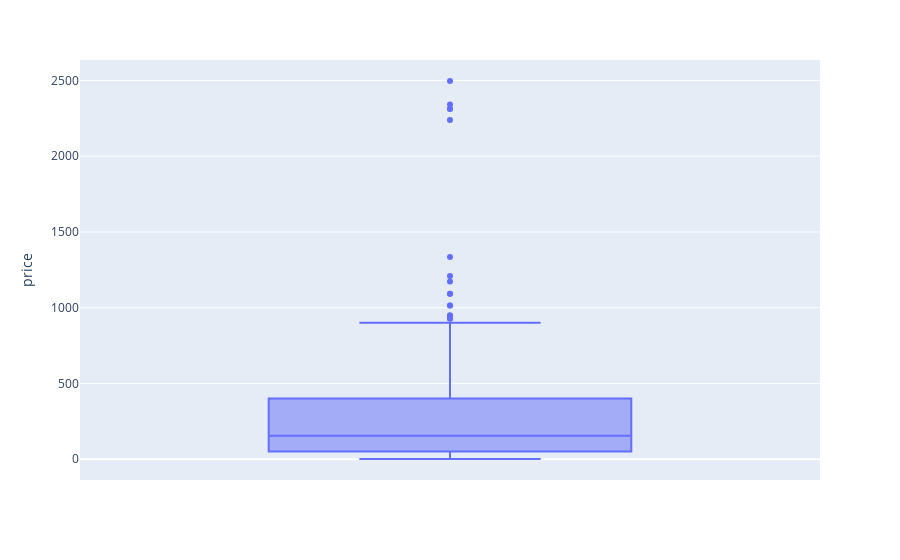

Notebook code cell kept with this figure:
### Markdown cell above
The price-column is indicating the price of a product_id. In the following plot you can see the general distribution of the price in the dataset.

### Code cell
px.box(sdf_raw.toPandas(), y="price")

### Figure 1 — Plotly figure (JSON) as saved in the notebook; plotly's stock layout.template omitted (floating-point values rounded to 4 significant figures; data arrays with more than 128 entries replaced by an {"elided": "..."} marker saying what was removed)
{"data": [{"alignmentgroup": "True", "hovertemplate": "price=%{y}<extra></extra>", "legendgroup": "", "marker": {"color": "#636efa"}, "name": "", "notched": false, "offsetgroup": "", "orientation": "v", "showlegend": false, "type": "box", "x0": " ", "xaxis": "x", "y": {"elided": "217 float values"}, "y0": " ", "yaxis": "y"}], "layout": {"boxmode": "group", "legend": {"tracegroupgap": 0}, "margin": {"t": 60}, "xaxis": {"anchor": "y", "domain": [0, 1]}, "yaxis": {"anchor": "x", "domain": [0, 1], "title": {"text": "price"}}}}
